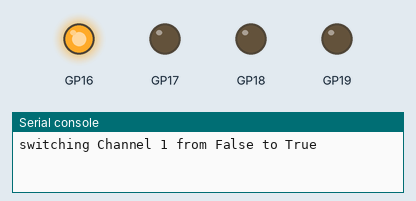
Simulated run of this program. Board: Raspberry Pi Pico running CircuitPython. Shown: output pins drawn as LEDs (lit = HIGH), the last lines printed to the serial console.

Above: at 0.5 s.
At 1.5 s:
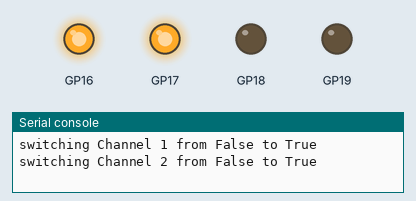
At 2.5 s:
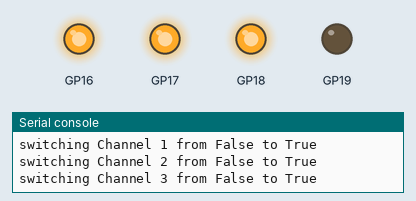
At 3.5 s:
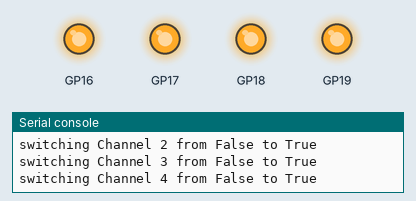
At 5.5 s:
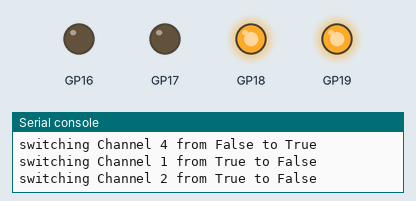
At 7.5 s:
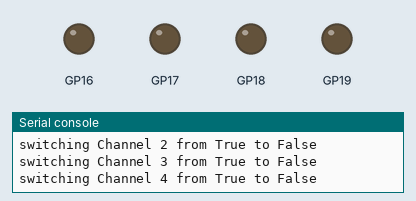
Timing chart, 0 to 10.4 s (numbered marks = the images above):
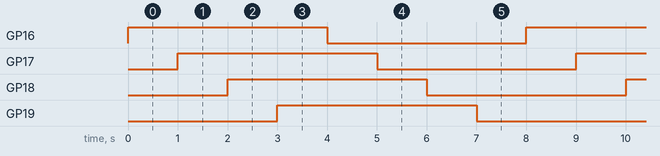

The program:

code.py
```python
# (licence header left out)
import board
import time
from digitalio import DigitalInOut, Direction #, Pull

def setup_relay_pin(pin):
    gpio = DigitalInOut(pin)
    gpio.direction = Direction.OUTPUT
    # gpio.pull = Pull.UP (not used when OUTPUT)
    return gpio

def toggle(gpio, id):
    newValue = not gpio.value
    print(f"switching {id} from {gpio.value} to {newValue}")
    gpio.value = newValue

# Note, I am only testing 4 channels at the moment via a 5v <-> 3.3v logic level converter (Sparkfun BOB-12009)
r1 = setup_relay_pin(board.GP16)
r2 = setup_relay_pin(board.GP17)
r3 = setup_relay_pin(board.GP18)
r4 = setup_relay_pin(board.GP19)

while True:
    toggle(r1, "Channel 1")
    time.sleep(1)
    toggle(r2, "Channel 2")
    time.sleep(1)
    toggle(r3, "Channel 3")
    time.sleep(1)
    toggle(r4, "Channel 4")
    time.sleep(1)
```

Measured:
- by itself, GP16–19: alternates HIGH for 4.0 s and LOW for 4.0 s
- by itself, everything shown: repeats every 8.0 s, in 8 steps
